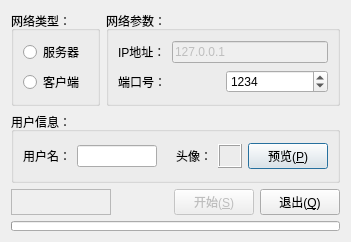
<?xml version="1.0" encoding="UTF-8"?>
<ui version="4.0">
 <class>ConnectDialog</class>
 <widget class="QDialog" name="ConnectDialog">
  <property name="geometry">
   <rect>
    <x>0</x>
    <y>0</y>
    <width>351</width>
    <height>242</height>
   </rect>
  </property>
  <property name="maximumSize">
   <size>
    <width>16777215</width>
    <height>242</height>
   </size>
  </property>
  <property name="windowTitle">
   <string>登陆网络五子棋</string>
  </property>
  <property name="windowIcon">
   <iconset resource="icons.qrc">
    <normaloff>:/icons/remote.png</normaloff>:/icons/remote.png</iconset>
  </property>
  <layout class="QVBoxLayout" name="verticalLayout_4">
   <item>
    <layout class="QHBoxLayout" name="horizontalLayout_5">
     <item>
      <widget class="QGroupBox" name="netGroupBox">
       <property name="title">
        <string>网络类型：</string>
       </property>
       <layout class="QVBoxLayout" name="verticalLayout">
        <item>
         <widget class="QRadioButton" name="serverRadioBtn">
          <property name="text">
           <string>服务器</string>
          </property>
         </widget>
        </item>
        <item>
         <widget class="QRadioButton" name="ClientRadioBtn">
          <property name="text">
           <string>客户端</string>
          </property>
         </widget>
        </item>
       </layout>
      </widget>
     </item>
     <item>
      <widget class="QGroupBox" name="ipGroupBox">
       <property name="title">
        <string>网络参数：</string>
       </property>
       <layout class="QVBoxLayout" name="verticalLayout_2">
        <item>
         <layout class="QHBoxLayout" name="horizontalLayout">
          <item>
           <widget class="QLabel" name="label">
            <property name="text">
             <string>IP地址：</string>
            </property>
           </widget>
          </item>
          <item>
           <widget class="QLineEdit" name="ipEdit">
            <property name="enabled">
             <bool>false</bool>
            </property>
            <property name="inputMask">
             <string/>
            </property>
            <property name="text">
             <string>127.0.0.1</string>
            </property>
            <property name="maxLength">
             <number>32769</number>
            </property>
            <property name="frame">
             <bool>true</bool>
            </property>
            <property name="cursorPosition">
             <number>9</number>
            </property>
            <property name="dragEnabled">
             <bool>false</bool>
            </property>
           </widget>
          </item>
         </layout>
        </item>
        <item>
         <layout class="QHBoxLayout" name="horizontalLayout_2">
          <property name="spacing">
           <number>6</number>
          </property>
          <item>
           <widget class="QLabel" name="label_2">
            <property name="text">
             <string>端口号：</string>
            </property>
           </widget>
          </item>
          <item>
           <widget class="QSpinBox" name="portPinBox">
            <property name="readOnly">
             <bool>false</bool>
            </property>
            <property name="specialValueText">
             <string/>
            </property>
            <property name="keyboardTracking">
             <bool>true</bool>
            </property>
            <property name="minimum">
             <number>1024</number>
            </property>
            <property name="maximum">
             <number>65535</number>
            </property>
            <property name="singleStep">
             <number>1</number>
            </property>
            <property name="value">
             <number>1234</number>
            </property>
           </widget>
          </item>
         </layout>
        </item>
       </layout>
      </widget>
     </item>
    </layout>
   </item>
   <item>
    <widget class="QGroupBox" name="userGroupBox">
     <property name="title">
      <string>用户信息：</string>
     </property>
     <layout class="QVBoxLayout" name="verticalLayout_3">
      <item>
       <layout class="QHBoxLayout" name="horizontalLayout_3">
        <item>
         <widget class="QLabel" name="label_3">
          <property name="text">
           <string>用户名：</string>
          </property>
         </widget>
        </item>
        <item>
         <widget class="QLineEdit" name="userEdit">
          <property name="sizePolicy">
           <sizepolicy hsizetype="Expanding" vsizetype="Fixed">
            <horstretch>0</horstretch>
            <verstretch>0</verstretch>
           </sizepolicy>
          </property>
          <property name="maximumSize">
           <size>
            <width>16777215</width>
            <height>16777215</height>
           </size>
          </property>
          <property name="text">
           <string/>
          </property>
          <property name="cursorPosition">
           <number>0</number>
          </property>
         </widget>
        </item>
        <item>
         <spacer name="horizontalSpacer">
          <property name="orientation">
           <enum>Qt::Horizontal</enum>
          </property>
          <property name="sizeHint" stdset="0">
           <size>
            <width>40</width>
            <height>20</height>
           </size>
          </property>
         </spacer>
        </item>
        <item>
         <widget class="QLabel" name="label_4">
          <property name="text">
           <string>头像：</string>
          </property>
         </widget>
        </item>
        <item>
         <widget class="QLabel" name="headEdit">
          <property name="minimumSize">
           <size>
            <width>24</width>
            <height>24</height>
           </size>
          </property>
          <property name="maximumSize">
           <size>
            <width>24</width>
            <height>24</height>
           </size>
          </property>
          <property name="frameShape">
           <enum>QFrame::Box</enum>
          </property>
          <property name="frameShadow">
           <enum>QFrame::Raised</enum>
          </property>
          <property name="text">
           <string/>
          </property>
         </widget>
        </item>
        <item>
         <widget class="QPushButton" name="previewBtn">
          <property name="text">
           <string>预览(&amp;P)</string>
          </property>
         </widget>
        </item>
       </layout>
      </item>
     </layout>
    </widget>
   </item>
   <item>
    <layout class="QHBoxLayout" name="horizontalLayout_6">
     <item>
      <widget class="QLabel" name="messageLabel">
       <property name="minimumSize">
        <size>
         <width>100</width>
         <height>0</height>
        </size>
       </property>
       <property name="maximumSize">
        <size>
         <width>300</width>
         <height>16777215</height>
        </size>
       </property>
       <property name="frameShape">
        <enum>QFrame::StyledPanel</enum>
       </property>
       <property name="frameShadow">
        <enum>QFrame::Raised</enum>
       </property>
       <property name="text">
        <string/>
       </property>
      </widget>
     </item>
     <item>
      <spacer name="horizontalSpacer_2">
       <property name="orientation">
        <enum>Qt::Horizontal</enum>
       </property>
       <property name="sizeHint" stdset="0">
        <size>
         <width>40</width>
         <height>20</height>
        </size>
       </property>
      </spacer>
     </item>
     <item>
      <widget class="QPushButton" name="startBtn">
       <property name="enabled">
        <bool>false</bool>
       </property>
       <property name="text">
        <string>开始(&amp;S)</string>
       </property>
      </widget>
     </item>
     <item>
      <widget class="QPushButton" name="quitBtn">
       <property name="text">
        <string>退出(&amp;Q)</string>
       </property>
      </widget>
     </item>
    </layout>
   </item>
   <item>
    <widget class="QProgressBar" name="progressBar">
     <property name="maximumSize">
      <size>
       <width>16777215</width>
       <height>10</height>
      </size>
     </property>
     <property name="value">
      <number>0</number>
     </property>
     <property name="textVisible">
      <bool>false</bool>
     </property>
     <property name="orientation">
      <enum>Qt::Horizontal</enum>
     </property>
    </widget>
   </item>
  </layout>
 </widget>
 <resources>
  <include location="icons.qrc"/>
 </resources>
 <connections>
  <connection>
   <sender>quitBtn</sender>
   <signal>clicked()</signal>
   <receiver>ConnectDialog</receiver>
   <slot>reject()</slot>
   <hints>
    <hint type="sourcelabel">
     <x>249</x>
     <y>202</y>
    </hint>
    <hint type="destinationlabel">
     <x>152</x>
     <y>120</y>
    </hint>
   </hints>
  </connection>
  <connection>
   <sender>ClientRadioBtn</sender>
   <signal>toggled(bool)</signal>
   <receiver>ipEdit</receiver>
   <slot>setEnabled(bool)</slot>
   <hints>
    <hint type="sourcelabel">
     <x>60</x>
     <y>81</y>
    </hint>
    <hint type="destinationlabel">
     <x>233</x>
     <y>49</y>
    </hint>
   </hints>
  </connection>
 </connections>
</ui>
